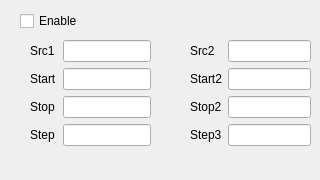
    <widget class="QWidget" name="DC">
     <attribute name="title">
      <string>DC</string>
     </attribute>
     <widget class="QCheckBox" name="DC_checkBox">
      <property name="geometry">
       <rect>
        <x>20</x>
        <y>10</y>
        <width>97</width>
        <height>22</height>
       </rect>
      </property>
      <property name="text">
       <string>Enable</string>
      </property>
     </widget>
     <widget class="QWidget" name="layoutWidget">
      <property name="geometry">
       <rect>
        <x>30</x>
        <y>40</y>
        <width>121</width>
        <height>131</height>
       </rect>
      </property>
      <layout class="QFormLayout" name="formLayout_2">
       <item row="1" column="1">
        <widget class="QLineEdit" name="lineEditDC_Start"/>
       </item>
       <item row="2" column="0">
        <widget class="QLabel" name="label_8">
         <property name="text">
          <string>Stop</string>
         </property>
        </widget>
       </item>
       <item row="2" column="1">
        <widget class="QLineEdit" name="lineEditDC_Stop"/>
       </item>
       <item row="3" column="0">
        <widget class="QLabel" name="label_9">
         <property name="text">
          <string>Step</string>
         </property>
        </widget>
       </item>
       <item row="3" column="1">
        <widget class="QLineEdit" name="lineEditDC_Step"/>
       </item>
       <item row="1" column="0">
        <widget class="QLabel" name="label_10">
         <property name="text">
          <string>Start</string>
         </property>
        </widget>
       </item>
       <item row="0" column="0">
        <widget class="QLabel" name="label_14">
         <property name="text">
          <string>Src1</string>
         </property>
        </widget>
       </item>
       <item row="0" column="1">
        <widget class="QLineEdit" name="lineEditDC_Src"/>
       </item>
      </layout>
     </widget>
     <widget class="QWidget" name="layoutWidget_2">
      <property name="geometry">
       <rect>
        <x>190</x>
        <y>40</y>
        <width>121</width>
        <height>131</height>
       </rect>
      </property>
      <layout class="QFormLayout" name="formLayout_4">
       <item row="1" column="1">
        <widget class="QLineEdit" name="lineEditDC_Start2"/>
       </item>
       <item row="2" column="0">
        <widget class="QLabel" name="label_15">
         <property name="text">
          <string>Stop2</string>
         </property>
        </widget>
       </item>
       <item row="2" column="1">
        <widget class="QLineEdit" name="lineEditDC_Stop2"/>
       </item>
       <item row="3" column="0">
        <widget class="QLabel" name="label_16">
         <property name="text">
          <string>Step3</string>
         </property>
        </widget>
       </item>
       <item row="3" column="1">
        <widget class="QLineEdit" name="lineEditDC_Step2"/>
       </item>
       <item row="1" column="0">
        <widget class="QLabel" name="label_17">
         <property name="text">
          <string>Start2</string>
         </property>
        </widget>
       </item>
       <item row="0" column="0">
        <widget class="QLabel" name="label_18">
         <property name="text">
          <string>Src2</string>
         </property>
        </widget>
       </item>
       <item row="0" column="1">
        <widget class="QLineEdit" name="lineEditDC_Src2"/>
       </item>
      </layout>
     </widget>
    </widget>
